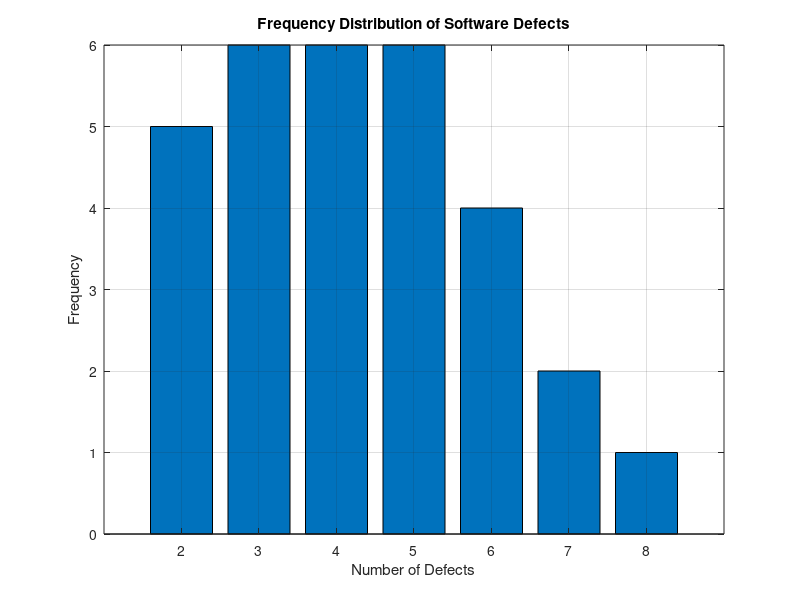

The MATLAB script that drew this image:
clc; clear; close all;
x = [2 4 3 5 2 6 4 3 5 7 4 2 3 6 5 4 3 8 2 5 6 4 3 5 7 4 2 6 5 3];
n = numel(x); vals = unique(x); f = zeros(size(vals));
for i=1:numel(vals), f(i)=sum(x==vals(i)); end
rf=f/n; cf=cumsum(f);
fprintf('Value  Frequency  Relative  Cumulative\n');
for i=1:numel(vals), fprintf('%5d %10d %9.4f %11d\n',vals(i),f(i),rf(i),cf(i)); end
disp('Modes:'); disp(vals(f==max(f)));
figure; bar(vals,f); title('Frequency Distribution of Software Defects');
xlabel('Number of Defects'); ylabel('Frequency'); grid on;
